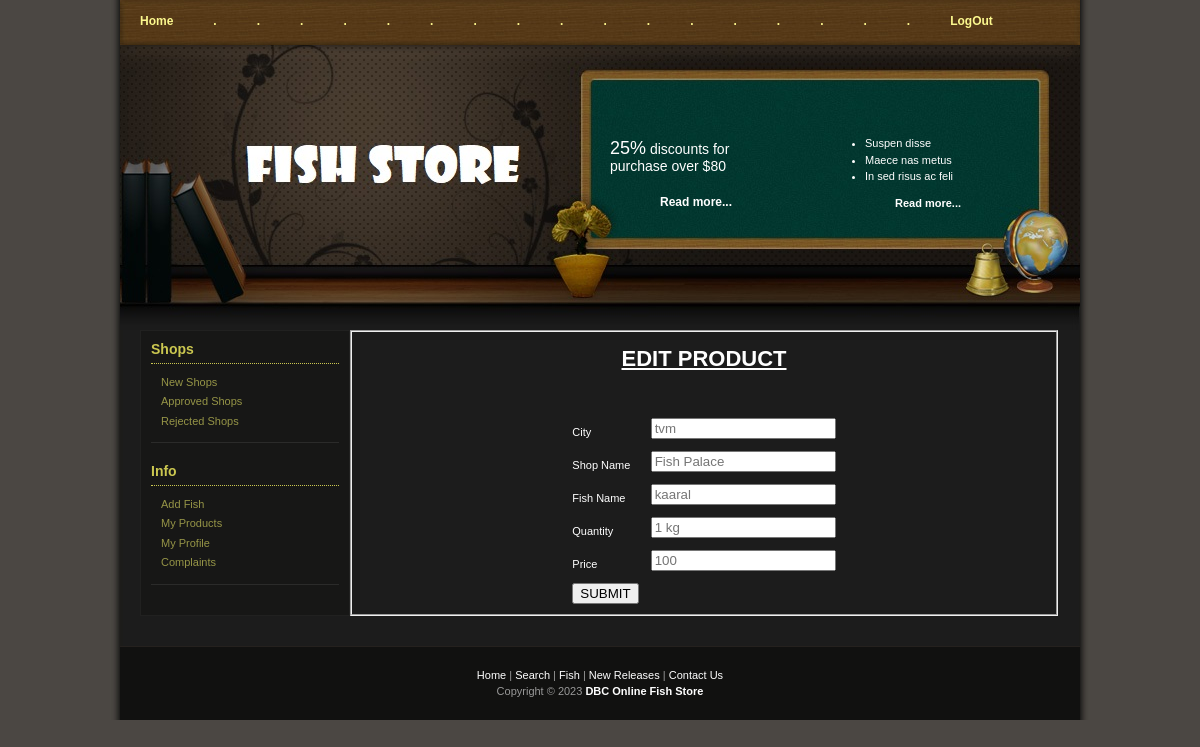
Screenshot of /1_Admin/a_edit.php?id=31 with the database file from the repository.
### tables this page shows
CREATE TABLE IF NOT EXISTS `product` (
  `id` int(5) NOT NULL AUTO_INCREMENT,
  `username` varchar(50) NOT NULL,
  `city` varchar(25) NOT NULL,
  `Shop` varchar(50) NOT NULL,
  `product` varchar(11) NOT NULL,
  `quantity` varchar(10) NOT NULL,
  `price` varchar(29) NOT NULL,
  `photo` varchar(50) NOT NULL,
  PRIMARY KEY (`id`)
);

### 1_Admin/a_edit.php (the view, shortened to what this page needs)
<?php
include "1a_header.php";
include "../dbconnect.php";
?>
<?php
$id=$_GET['id'];
                  $q="SELECT * fROM product where id=$id";
                  $m=mysql_query($q,$conn);
                  while($r=mysql_fetch_assoc($m))
                    {
?>
<center>
    <fieldset>
    <b><u><h1 style="color: white">EDIT PRODUCT</h1></u></b><br><br>
<form method="POST" enctype="multipart/form-data">
    <table>
        <td>City</td><td><input type="text" name="city" class="form-control"  style="margin-bottom: 8px;margin-left: 8px" placeholder="<?php echo $r['city']; ?>" required></td>
        <tr>
            <td>Shop Name</td><td><input type="text" name="sname" class="form-control" style="margin-bottom: 8px;margin-left: 8px" placeholder="<?php echo $r['Shop']; ?>" required></td>
        </tr>
        <tr>
            <td>Fish Name</td><td><input type="text" name="name" class="form-control" style="margin-bottom: 8px;margin-left: 8px" placeholder="<?php echo $r['product']; ?>" required></td>
        </tr>
        <tr>
            <td>Quantity</td><td><input type="text" name="quantity" class="form-control"  style="margin-bottom: 8px;margin-left: 8px" placeholder="<?php echo $r['quantity']; ?>" required></td>
        </tr>
        <tr>
            <td>Price</td><td><input type="text" name="price" class="form-control"  style="margin-bottom: 8px;margin-left: 8px" placeholder="<?php echo $r['price']; ?>" required></td>
        </tr>
        <tr>
             <td>
        <input type="submit" name="submit" value="SUBMIT"></td></tr>
</tr></table>
</form>
</fieldset>
</center>
<?php
}
?>
    	<div class="cleaner_with_height">&nbsp;</div>
    </div>
<?php include "99a_footer.php" ?>

### 1_Admin/templatemo_style.css (style rules this page uses)
body { margin: 0; padding: 0; line-height: 1.5em; font-family: Verdana, Arial, san-serif; font-size: 11px; color: #ffffff; background: #4b4743; }
.cleaner_with_height { clear: both; width: 100%; height: 30px; font-size: 1px; }

### rows the page displays
product: city "tvm", sname "Fish Palace", name "kaaral", quantity "1 kg", price "100"
